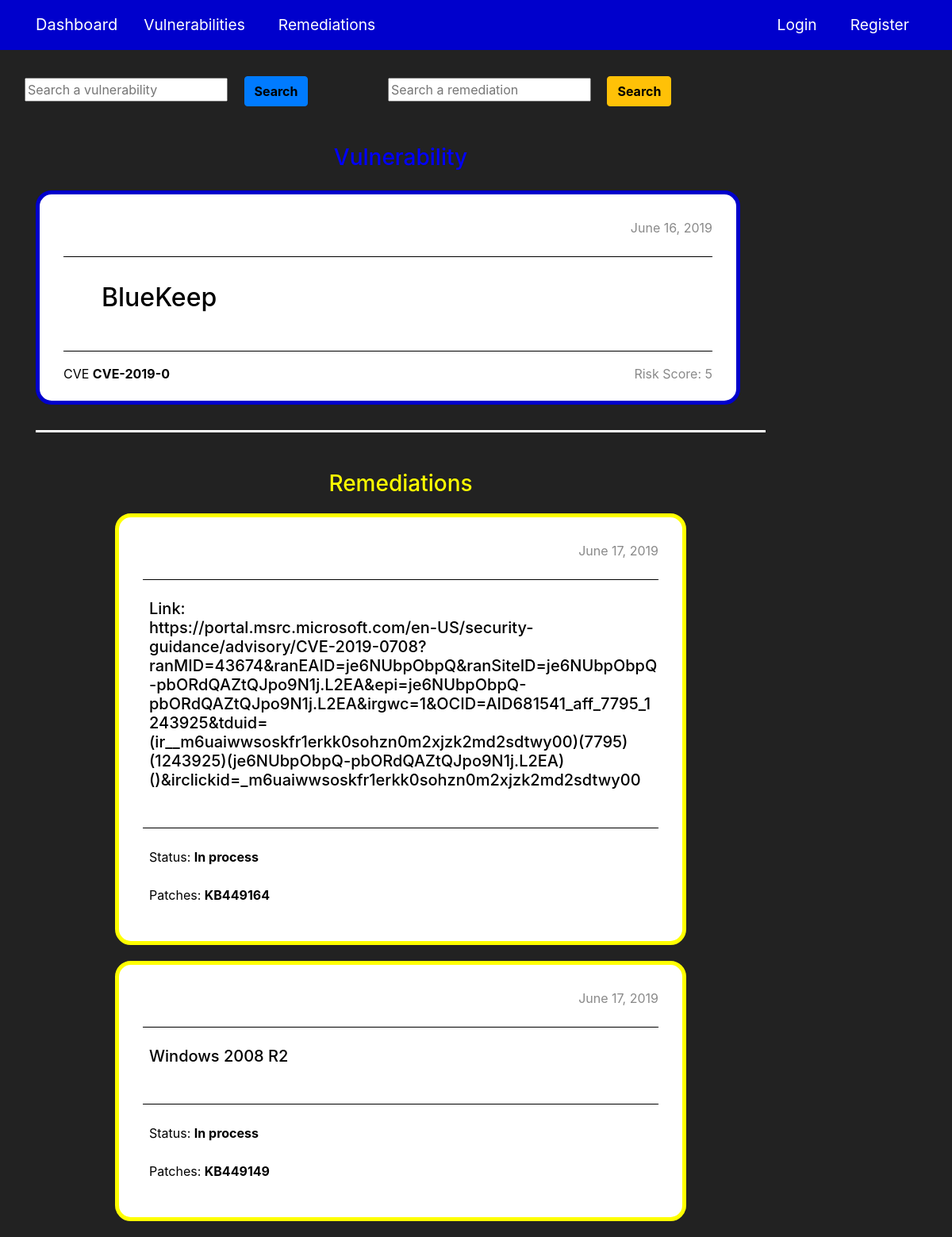
Page /vuln/5/ on the committed database.
### vulns/models.py (models this page shows, shortened)
class Vuln(models.Model):
    cve = models.CharField(max_length=10)
    title = models.CharField(max_length=120)
    risk_score = models.IntegerField(default=1)
    summary = models.TextField()
    date_posted = models.DateTimeField(default=timezone.now)
    author = models.ForeignKey(User, on_delete=models.CASCADE)

class Remedy(models.Model):
    remediation = models.TextField()
    status = models.CharField(max_length=60, null=True)
    patches = models.CharField(max_length=200)
    approved_remedy = models.BooleanField(default=False)
    date_posted = models.DateTimeField(default=timezone.now)
    author = models.ForeignKey(User, on_delete=models.CASCADE)
    vulnerability = models.ForeignKey(Vuln, on_delete=models.CASCADE, related_name="rems")

### vulns/views.py (the view)
# urls.py: path("vuln/<int:pk>/", views.VulnDetailView.as_view(), name="vuln-detail"),
class VulnDetailView(DetailView):
    model = Vuln

### vulns/templates/vulns/vuln_detail.html (shortened to what this page needs)
{% extends "webroot/base.html" %}
{% block content %}
  <h3 style="color: #0000ff;text-align: center" class="mb-4">Vulnerability</h3>
  <div class="post-container">
    <p style="float: right;color: #8a8a8a">{{ vuln.date_posted|date:"F d, Y" }}</p>
    <div class="post-section">
      <h2 class="post-title">{{ vuln.title }}</h2>
      <div class="post-section pt-3 pb-3">
        <p class="vuln-cve">CVE <b>{{ vuln.cve }}</b></p>
        <p class="post-date">Risk Score: {{ vuln.risk_score }}</p>
      </div>
    </div>
  </div>
  <div style="border-top: solid 3px #ffffff"></div>
  <h3 style="color: #ffff00;text-align: center" class="mb-3 mt-5">Remediations</h3>
  {% for rem in vuln.rems.all %}
    <div class="comment-container">
      <p style="float: right;color: #8a8a8a">{{ rem.date_posted|date:"F d, Y" }}</p>
      <div class="post-section" style="overflow-wrap: break-word;">
        <h5 class="mt-4 ml-2">{{ rem.remediation|linebreaks }}</h5>
        <div class="post-section">
          <p class="ml-2 mt-4">Status: <b>{{ rem.status }}</b></p>
          <p class="ml-2 mt-4">Patches: <b>{{ rem.patches }}</b></p>
        </div>
      </div>
    </div>
  {% empty %}
    <p>No remediations were posted yet.</p>
  {% endfor %}
{% endblock content %}

### webroot/static/webroot/main.css (style rules this page uses)
body { background: #222222; color: #ffffff; margin-top: 6rem; }
.post-container { background: #ffffff; color: #000000; border: 5px solid #0000cc; border-radius: 20px; padding: 30px 30px; margin-bottom: 2rem; margin-right: 2rem; }
.post-date { float: right; color: #8a8a8a; }
.post-section { border-top: 1px solid #000000; margin-top: 3rem; }
.post-title { margin: 2rem 3rem; }
.vuln-cve { color: #000000; float: left; }
.comment-container { background: #ffffff; color: #000000; border: 5px solid #ffff00; border-radius: 20px; padding: 30px 30px; margin: 20px 100px; }

### rows in the picture
Vuln: date_posted "June 16, 2019", title "BlueKeep", cve "CVE-2019-0", risk_score "5"
Remedy: date_posted "June 17, 2019", remediation "Link: https://portal.msrc.microsoft.com/en-US/security-guidance/advisory/CVE-2019-0708?ranMID=43674&ranEAID=je6NUbpObpQ&ranSiteID=je6NUbpObpQ-pbORdQAZtQJpo9N1j.L2EA&epi=je6NUbpObpQ-pbORdQAZtQJpo9N1j.L2EA&irgwc=1&OCID=AID681541_aff_7795_1243925&tduid=(ir__m6uaiwwsoskfr1erkk0sohzn0m2xjzk2md2sdtwy00)(7795)(1243925)(je6NUbpObpQ-pbORdQAZtQJpo9N1j.L2EA)()&irclickid=_m6uaiwwsoskfr1erkk0sohzn0m2xjzk2md2sdtwy00", status "In process", patches "KB449164"
Remedy: date_posted "June 17, 2019", remediation "Windows 2008 R2", status "In process", patches "KB449149"
